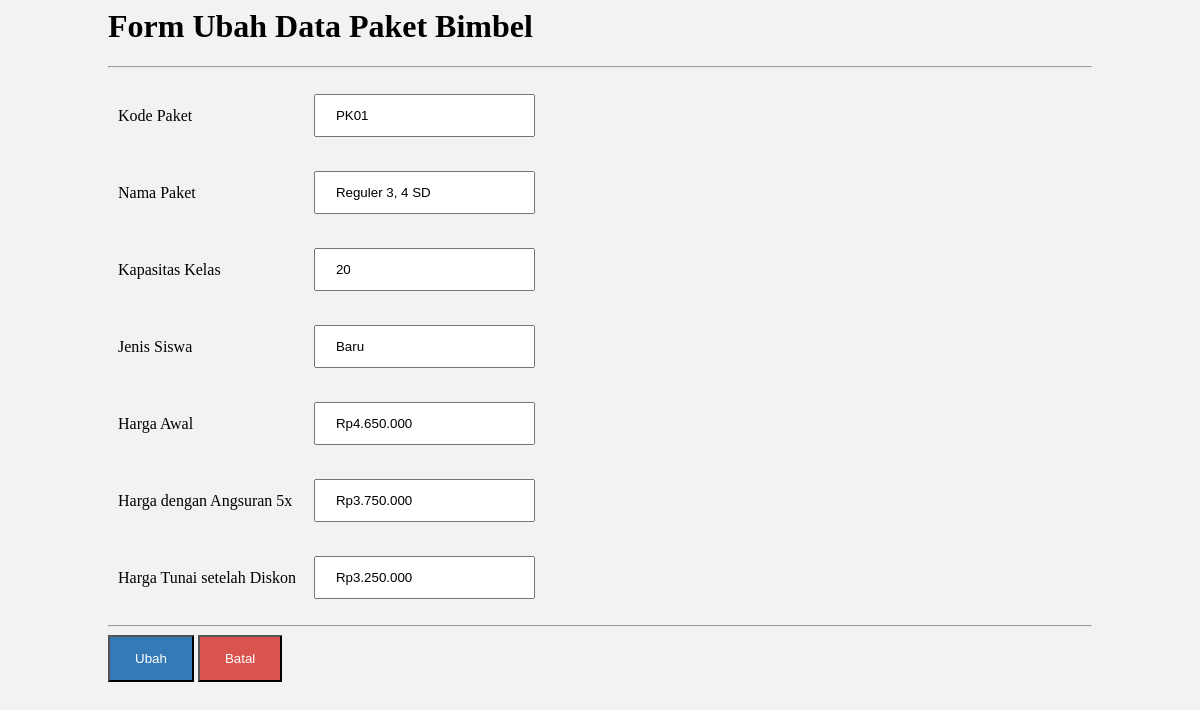
Page /paketbimbel/ubah/PK01 on the committed database.
### tables this page shows
CREATE TABLE IF NOT EXISTS `paketbimbel` (
  `KdPaket` varchar(4) NOT NULL,
  `NamaPaket` varchar(40) NOT NULL,
  `KapasitasKelas` int(2) NOT NULL,
  `JenisSiswa` varchar(20) NOT NULL,
  `HargaAwal` varchar(13) NOT NULL,
  `Angsuran5x` varchar(13) NOT NULL,
  `TunaiDiskon` varchar(13) NOT NULL
);

### application/controllers/paketbimbel.php (called while the page is built, shortened)
<?php if ( ! defined('BASEPATH')) exit('No direct script access allowed');
class PaketBimbel extends CI_Controller {
	public function __construct(){
		$this->load->model('PaketBimbelModel');
	}
	public function ubah($KdPaket){
		$data['paketbimbel'] = $this->PaketBimbelModel->view_by($KdPaket);
		$this->load->view('paketbimbel/form_ubah', $data);
	}
}

### index.php (called while the page is built, shortened)
<?php
require_once BASEPATH.'core/CodeIgniter.php';

### application/models/PaketBimbelModel.php (called while the page is built, shortened)
<?php if ( ! defined('BASEPATH')) exit('No direct script access allowed');
class PaketBimbelModel extends CI_Model {
	public function view_by($KdPaket){
		$this->db->where('KdPaket', $KdPaket);
		return $this->db->get('paketbimbel')->row();
	}
}

### application/views/paketbimbel/form_ubah.php (the view, shortened to what this page needs)
<html>
	<head>
		<link href="<?php echo base_url('library/css/FormUbah.css')?>" rel="stylesheet">
	</head>
	<body>
		<h1>Form Ubah Data Paket Bimbel</h1>
		<hr>
		<?php echo form_open("paketbimbel/ubah/". $paketbimbel->KdPaket); ?>
			<table cellpadding="8">
				<tr>
					<td>Kode Paket</td>
					<td><input size="4" type="text" name="input_KdPaket" placeholder="Harus diawali PK dan diikuti 2 angka dibelakangnya" value="<?php echo set_value('input_KdPaket', $paketbimbel->KdPaket); ?>"></td>
				</tr>
				<tr>
					<td>Nama Paket</td>
					<td><input type="text" placeholder="Berisi Nama Paket" name="input_NamaPaket" value="<?php echo set_value('input_NamaPaket', $paketbimbel->NamaPaket); ?>"></td>
				</tr>
				<tr>
					<td>Kapasitas Kelas</td>
					<td><input type="text" name="input_KapasitasKelas" placeholder="Berisi Kapasitas Kelas" value="<?php echo set_value('input_KapasitasKelas', $paketbimbel->KapasitasKelas); ?>"></td>
				</tr><tr>
					<td>Jenis Siswa</td>
					<td><input type="text" name="input_JenisSiswa" placeholder="Berisi Jenis Siswa" value="<?php echo set_value('input_JenisSiswa', $paketbimbel->JenisSiswa); ?>"></td>
				</tr><tr>
					<td>Harga Awal</td>
					<td><input type="text" name="input_HargaAwal" placeholder="Berisi Harga Awal" value="<?php echo set_value('input_HargaAwal', $paketbimbel->HargaAwal); ?>"></td>
				</tr><tr>
					<td>Harga dengan Angsuran 5x</td>
					<td><input type="text" name="input_Angsuran5x" placeholder="Berisi Harga dengan Angsuran 5x" value="<?php echo set_value('input_Angsuran5x', $paketbimbel->Angsuran5x); ?>"></td>
				</tr><tr>
					<td>Harga Tunai setelah Diskon</td>
					<td><input type="text" name="input_TunaiDiskon" placeholder="Berisi Harga Tunai setelah Diskon" value="<?php echo set_value('input_TunaiDiskon', $paketbimbel->TunaiDiskon); ?>"></td>
				</tr>
			</table>
			<hr>
			<input class="btn_simpan" type="submit" name="submit" value="Ubah">
			<a href="<?php echo base_url(); ?>">
			<input class="btn_batal" type="button" value="Batal"></a>
		<?php echo form_close(); ?>
	</body>
</html>

### library/css/FormUbah.css (style rules this page uses)
input[type=text] { width: 100%; padding: 12px 20px; margin: 8px 0; box-sizing: border-box; }
body { padding-left: 100px; padding-right: 100px; border-radius: 5px; background-color: #f2f2f2; }
.btn_simpan { background-color: #337ab7; color: white; padding: 14px 25px; text-align: center; text-decoration: none; display: inline-block; }
.btn_batal { background-color: #d9534f; color: white; padding: 14px 25px; text-align: center; text-decoration: none; }

### rows in the picture
paketbimbel: input_KdPaket "PK01", input_NamaPaket "Reguler 3, 4 SD", input_KapasitasKelas "20", input_JenisSiswa "Baru", input_HargaAwal "Rp4.650.000", input_Angsuran5x "Rp3.750.000", input_TunaiDiskon "Rp3.250.000"
